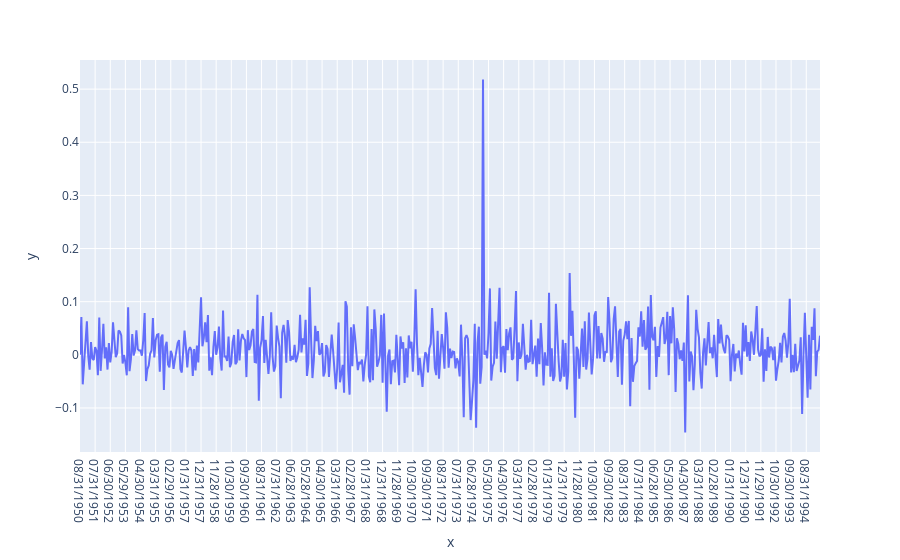

Notebook source saved alongside this figure:
### Code cell
temp = stocks['SecurityNm'].sample(n=1).values[0]
fig = px.line(x=stocks[stocks["SecurityNm"] == temp]["MthCalDt"], y=stocks[stocks["SecurityNm"] == temp]["MthRet"])
#44602
print(temp)
fig.show()

### Figure 1 — Plotly figure (JSON) as saved in the notebook; plotly's stock layout.template omitted (floating-point values rounded to 4 significant figures; data arrays with more than 128 entries replaced by an {"elided": "..."} marker saying what was removed)
{"data": [{"hovertemplate": "x=%{x}<br>y=%{y}<extra></extra>", "legendgroup": "", "line": {"color": "#636efa", "dash": "solid"}, "marker": {"symbol": "circle"}, "mode": "lines", "name": "", "orientation": "v", "showlegend": false, "type": "scatter", "x": {"elided": "543 str values"}, "xaxis": "x", "y": {"elided": "543 float values"}, "yaxis": "y"}], "layout": {"legend": {"tracegroupgap": 0}, "margin": {"t": 60}, "xaxis": {"anchor": "y", "domain": [0, 1], "title": {"text": "x"}}, "yaxis": {"anchor": "x", "domain": [0, 1], "title": {"text": "y"}}}}
